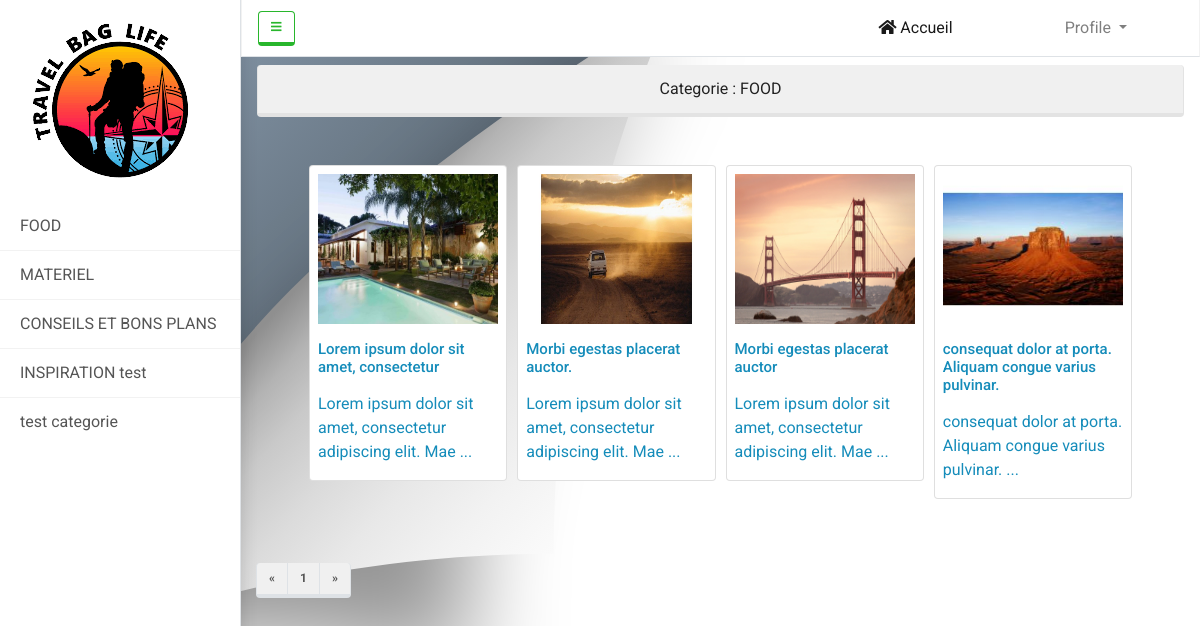
Screenshot of /index1_categorie.php?id_categories=257 with the database file from the repository.
### tables this page shows
CREATE TABLE `categories` (
  `id_categories` int(11) NOT NULL,
  `name` varchar(500) NOT NULL,
  `image` varchar(500) NOT NULL,
  `id_auteur` int(11) NOT NULL
);

CREATE TABLE `article` (
  `id_article` int(11) NOT NULL,
  `titre_article` varchar(500) NOT NULL,
  `contenu_article` text NOT NULL,
  `image` varchar(500) NOT NULL,
  `date` date DEFAULT NULL,
  `id_categories` int(11) DEFAULT NULL,
  `id_auteur` int(100) DEFAULT NULL,
  `status` int(10) NOT NULL DEFAULT 0
);

### index1_categorie.php (the view, shortened to what this page needs)
<!DOCTYPE html>
<?php
 $dsn = 'mysql:host=localhost;dbname=blogphp';
$username = 'root';
$password = '';
$options = [];
try {
$connection = new PDO($dsn, $username, $password, $options);
} catch(PDOException $e) {
}
$id_categories = $_GET['id_categories'];
$sql = 'SELECT * FROM article WHERE id_categories=:id_categories';
$statement = $connection->prepare($sql);
$statement->execute([':id_categories' => $id_categories ]);
$articles = $statement->fetchAll(PDO::FETCH_OBJ);
 ?>
 <?php
$sql = 'SELECT * FROM categories WHERE id_categories=:id_categories';
$statement = $connection->prepare($sql);
$statement->execute([':id_categories' => $id_categories ]);
$cat1 = $statement->fetchAll(PDO::FETCH_OBJ);
 ?>
<html lang="en">
<head>
    <link href="css/simple-sidebar.css" rel="stylesheet">
    <?php include 'linkbootsrap.php';  ?>
    <link href="css/css1.css" rel="stylesheet">
</head>
<body>
    <div class="d-flex" id="wrapper">
    <?php include 'asidebar.php';?>
        <div id="page-content-wrapper">
        <?php
if(isset($_SESSION["user"]) && $_SESSION["user"]["role"]== 1){
  include 'navbar2.php';
}
else{
  include 'navbar.php';
}
         ?>
			<?php foreach($cat1 as $cat2): ?>
       <div class="alert alert-secondary  mx-3 my-2 text-center " role="alert">
            Categorie : <?= $cat2->name; ?>
</div>
			<?php endforeach; ?>
            <div class="container mb-5">
                <div class="row d-flex justify-content-center my-5 mx-5">
<?php foreach($articles as $article): ?>
<div class="col-md-3 col-sm-6 item mb-3">
<a  href="article_a_.php?id_article=<?= $article->id_article ?>" >
    <div class="card item-card card-block px-2 py-2">
        <img  class="img w-100" src="trait_article\articles_image\<?= $article->image; ?>"  alt="Photo of sunset">
        <h5 class="item-card-title mt-3 mb-3"><?= $article->titre_article; ?></h5>
        <p class="card-text "><?= substr($article->contenu_article,0,60); ?> ...</p>
     </div>
     </a>
   </div>
  <?php endforeach; ?>
            </div>
            <nav aria-label="Page navigation example justify-content-center">
  <ul class="pagination">
    <li class="page-item">
      <a class="page-link" href="#" aria-label="Previous">
        <span aria-hidden="true">&laquo;</span>
      </a>
    </li>
    <li class="page-item"><a class="page-link" href="#">1</a></li>
    <li class="page-item">
      <a class="page-link" href="#" aria-label="Next">
        <span aria-hidden="true">&raquo;</span>
      </a>
    </li>
  </ul>
</nav>
        </div>
    </div>
</body>
</html>

### asidebar.php
<?php
 $dsn = 'mysql:host=localhost;dbname=blogphp';
$username = 'root';
$password = '';
$options = [];
try {
$connection = new PDO($dsn, $username, $password, $options);
} catch(PDOException $e) {
}
$sql = 'SELECT * FROM categories';
$statement = $connection->prepare($sql);
$statement->execute();
$categories = $statement->fetchAll(PDO::FETCH_OBJ);
 ?>
        <div class="bg-light border-right opct opacity-70 shadow " id="sidebar-wrapper">
            <div class="sidebar-heading"><img src="img/LOGO.png " class="navbar-brand-imgS"> </div>
            <div class="list-group list-group-flush ">
			 <?php foreach($categories as $categorie): ?>
                <a href="index1_categorie.php?id_categories=<?= $categorie->id_categories ?>" class="list-group-item list-group-item-action bg-light"><?= $categorie->name; ?></a>
                <?php endforeach; ?>
            </div>
        </div>

### css/simple-sidebar.css (style rules this page uses)
body { overflow-x: hidden; }
#sidebar-wrapper { min-height: 100vh; margin-left: -15rem; -webkit-transition: margin .25s ease-out; -moz-transition: margin .25s ease-out; -o-transition: margin .25s ease-out; transition: margin .25s ease-out; }
#sidebar-wrapper .sidebar-heading { padding: 0.875rem 1.25rem; font-size: 1.2rem; }
#sidebar-wrapper .list-group { width: 15rem; }
#page-content-wrapper { min-width: 100vw; }
@media (min-width: 768px) { #sidebar-wrapper { margin-left: 0; } }
@media (min-width: 768px) { #page-content-wrapper { min-width: 0; width: 100%; } }

### css/css1.css (style rules this page uses)
body { background-color: #ffffff; background-attachment: fixed; background-repeat: no-repeat; background-position: top left; }

### rows the page displays
categories: name "FOOD"
categories: name "MATERIEL"
categories: name "CONSEILS ET BONS PLANS"
categories: name "INSPIRATION test"
categories: name "test categorie"
article: image (picture), titre_article "Lorem ipsum dolor sit amet, consectetur", contenu_article "Lorem ipsum dolor sit amet, consectetur adipiscing elit. Mae"
article: image (picture), titre_article "Morbi egestas placerat auctor.", contenu_article "Lorem ipsum dolor sit amet, consectetur adipiscing elit. Mae"
article: image (picture), titre_article "Morbi egestas placerat auctor", contenu_article "Lorem ipsum dolor sit amet, consectetur adipiscing elit. Mae"
article: image (picture), titre_article "consequat dolor at porta. Aliquam congue varius pulvinar.", contenu_article "consequat dolor at porta. Aliquam congue varius pulvinar."
